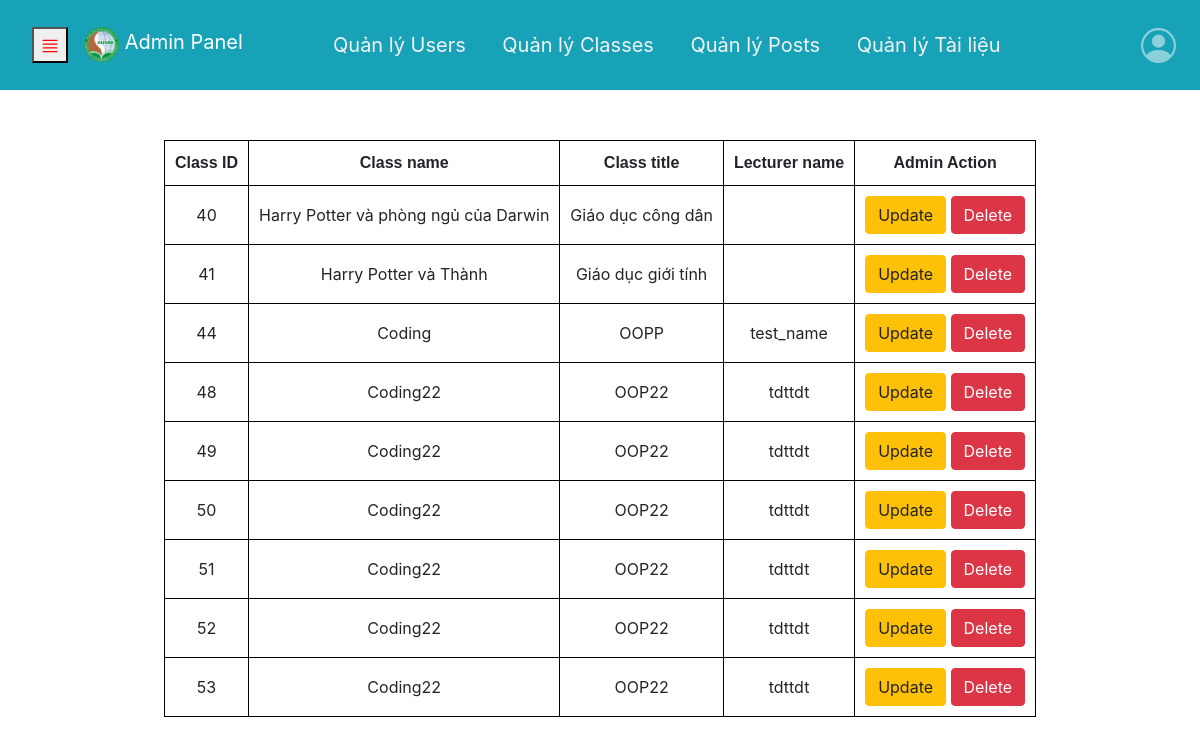
/Trang_admin/quan_ly_class/QuanLyClass.php (signed in), run on an earlier commit of the app's database.
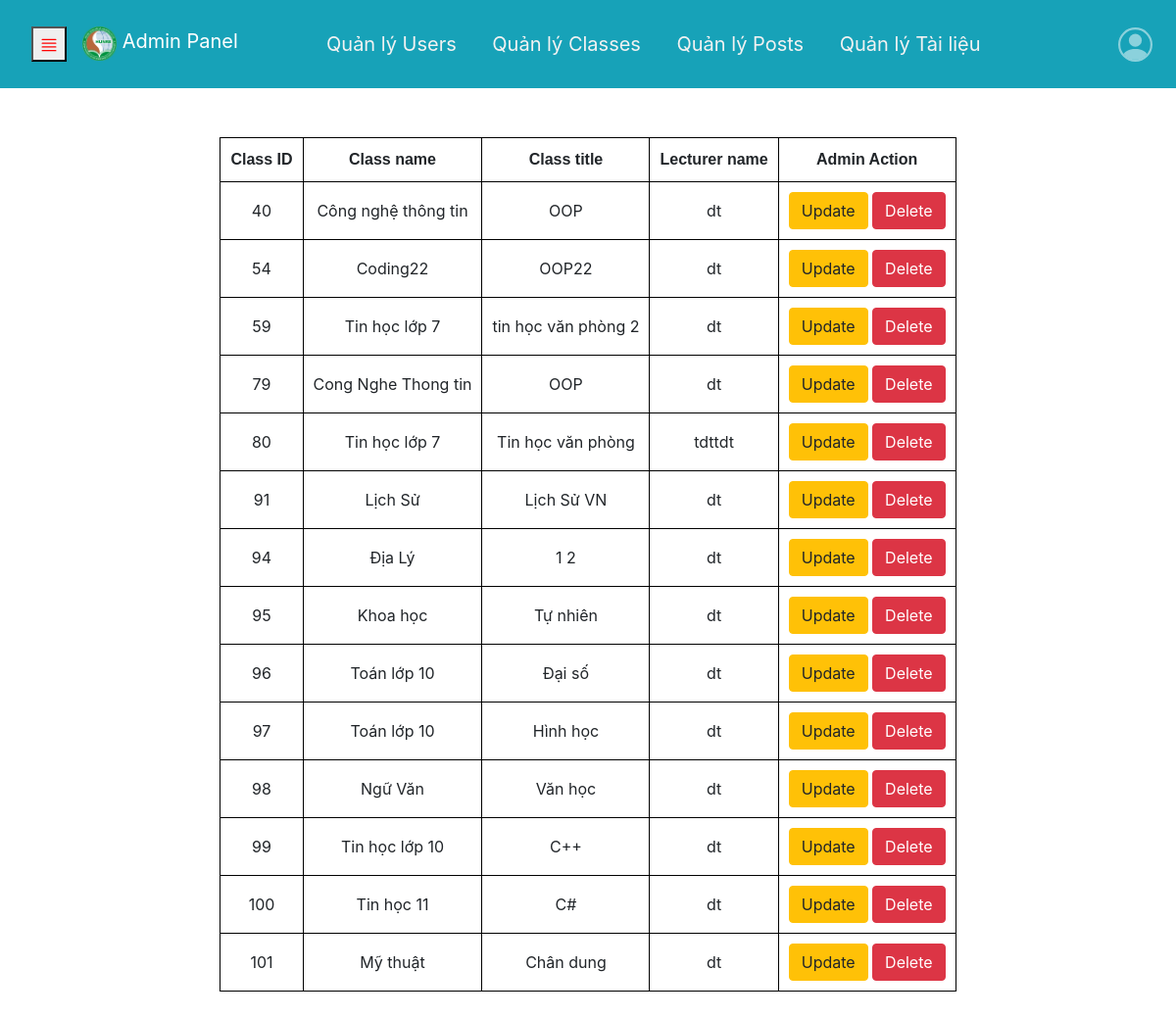
And on a later commit of the database.
### tables this page shows
CREATE TABLE `classes` (
  `id` int(11) NOT NULL,
  `class_name` varchar(120) NOT NULL,
  `class_title` varchar(120) DEFAULT NULL,
  `class_code` varchar(6) NOT NULL,
  `lecturer` varchar(255) DEFAULT NULL
);

### Trang_admin/quan_ly_class/QuanLyClass.php (the view, shortened to what this page needs)
<?php
if ($_SESSION["email"]) {
    ?>
    <!DOCTYPE html>
    <html lang="en">
    <head>
        <link rel="stylesheet" href="https://maxcdn.bootstrapcdn.com/bootstrap/4.5.2/css/bootstrap.min.css">
        <link rel="stylesheet" href="../css/style_request2.css" />
        <link rel="stylesheet" href="../css/table.css" />
        <link rel="stylesheet" href="../css/Trangmonhoc.css">
        <link rel="stylesheet" href="../css/TrangThamGiaLopHoc.css" />
    </head>
    <body>
        <nav class="navbar navbar-expand-sm navbar-dark bg-info">
            <div id="main">
                <button class="openbtn" onclick="openNav()">
                     </button>
            </div>
            <a class="navbar-brand" href="#">
                <img src="../image/cap-1.png" width="35" height="35" class="d-inline-block align-top" alt="">
                Admin Panel
            </a>
            <div class="topnav">
                <a href="../TrangAdmin.php">Quản lý Users</a>
                <a href="../quan_ly_class/QuanLyClass.php">Quản lý Classes</a>
                <a href="../quan_ly_post/QuanLyPost.php">Quản lý Posts</a>
                <a href="../tai_lieu/trang_tai_lieu.php">Quản lý Tài liệu</a>
            </div>
            <ul class="navbar-nav">
                <li class="nav-item dropdown">
                    <a class="nav-link avatar " data-toggle="dropdown" aria-haspopup="true" aria-expanded="false">
                    </a>
                </li>
            </ul>
        </nav>
        <?php require_once ("../connect.php"); ?>
        <?php
        $sql = 'SELECT * FROM `classes`';
        $result = $connection->query($sql) or die(mysqli_error($connection));
        ?>
        <section>
            <table>
                <tr>
                    <th>Class ID</th>
                    <th>Class name</th>
                    <th>Class title</th>
                    <th>Lecturer name</th>
                    <th>Admin Action</th>
                </tr>
                <?php
                while ($row = $result->fetch_assoc()) {
                    ?>
                    <tr>
                        <td><?php echo $row['id']; ?></td>
                        <td><?php echo $row['class_name']; ?></td>
                        <td><?php echo $row['class_title']; ?></td>
                        <td><?php echo $row['lecturer']; ?></td>
                        <td>
                            <a href="EditClass.php?id=<?php echo $row['id']; ?> && class_name=<?php echo $row['class_name']; ?> && class_title=<?php echo $row['class_title']; ?> && lecturer=<?php echo $row['lecturer']; ?>"
                                class="btn btn-warning">Update</a>
                            <a href="XoaClass.php?id_delete=<?php echo $row['id']; ?> && class_name=<?php echo $row['class_name']; ?>"
                                class="btn btn-danger">Delete</a>
                        </td>
                    </tr>
                    <?php
                }
                ?>
            </table>
        </section>
    </body>
    </html>
    <?php
} else {
    header("Location: .../sign_up_in/Login.php");
}
?>

What changed in the data, as far as the page shows it:
removed classes: id "41", class_name "Harry Potter và Thành", class_title "Giáo dục giới tính"
removed classes: id "44", class_name "Coding", class_title "OOPP", lecturer "test_name"
removed classes: id "48", class_name "Coding22", class_title "OOP22", lecturer "tdttdt"
removed classes: id "49", class_name "Coding22", class_title "OOP22", lecturer "tdttdt"
removed classes: id "50", class_name "Coding22", class_title "OOP22", lecturer "tdttdt"
removed classes: id "51", class_name "Coding22", class_title "OOP22", lecturer "tdttdt"
removed classes: id "52", class_name "Coding22", class_title "OOP22", lecturer "tdttdt"
removed classes: id "53", class_name "Coding22", class_title "OOP22", lecturer "tdttdt"
changed classes id 40: class_name "Harry Potter và phòng ngủ của Darwin" → "Công nghệ thông tin"; class_title "Giáo dục công dân" → "OOP"; lecturer (not shown) → "dt"
added classes: id "54", class_name "Coding22", class_title "OOP22", lecturer "dt"
added classes: id "59", class_name "Tin học lớp 7", class_title "tin học văn phòng 2", lecturer "dt"
added classes: id "79", class_name "Cong Nghe Thong tin", class_title "OOP", lecturer "dt"
added classes: id "80", class_name "Tin học lớp 7", class_title "Tin học văn phòng", lecturer "tdttdt"
added classes: id "91", class_name "Lịch Sử", class_title "Lịch Sử VN", lecturer "dt"
added classes: id "94", class_name "Địa Lý", class_title "1 2", lecturer "dt"
added classes: id "95", class_name "Khoa học", class_title "Tự nhiên", lecturer "dt"
added classes: id "96", class_name "Toán lớp 10", class_title "Đại số", lecturer "dt"
added classes: id "97", class_name "Toán lớp 10", class_title "Hình học", lecturer "dt"
added classes: id "98", class_name "Ngữ Văn", class_title "Văn học", lecturer "dt"
added classes: id "99", class_name "Tin học lớp 10", class_title "C++", lecturer "dt"
added classes: id "100", class_name "Tin học 11", class_title "C#", lecturer "dt"
added classes: id "101", class_name "Mỹ thuật", class_title "Chân dung", lecturer "dt"
